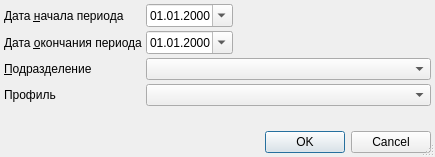
<?xml version="1.0" encoding="UTF-8"?>
<ui version="4.0">
 <class>AnaliticReportsChildrenLeavedDialog</class>
 <widget class="QDialog" name="AnaliticReportsChildrenLeavedDialog">
  <property name="windowModality">
   <enum>Qt::ApplicationModal</enum>
  </property>
  <property name="geometry">
   <rect>
    <x>0</x>
    <y>0</y>
    <width>435</width>
    <height>157</height>
   </rect>
  </property>
  <property name="windowTitle">
   <string>параметры отчёта</string>
  </property>
  <property name="sizeGripEnabled">
   <bool>true</bool>
  </property>
  <layout class="QGridLayout" name="gridLayout">
   <property name="margin">
    <number>4</number>
   </property>
   <property name="spacing">
    <number>4</number>
   </property>
   <item row="0" column="0">
    <widget class="QLabel" name="lblBegDate">
     <property name="text">
      <string>Дата &amp;начала периода</string>
     </property>
     <property name="buddy">
      <cstring>edtBegDate</cstring>
     </property>
    </widget>
   </item>
   <item row="6" column="0" colspan="4">
    <widget class="QDialogButtonBox" name="buttonBox">
     <property name="orientation">
      <enum>Qt::Horizontal</enum>
     </property>
     <property name="standardButtons">
      <set>QDialogButtonBox::Cancel|QDialogButtonBox::Ok</set>
     </property>
    </widget>
   </item>
   <item row="2" column="1" colspan="3">
    <widget class="COrgStructureComboBox" name="cmbOrgStructure"/>
   </item>
   <item row="2" column="0">
    <widget class="QLabel" name="lblOrgStructure">
     <property name="text">
      <string>&amp;Подразделение</string>
     </property>
     <property name="buddy">
      <cstring>cmbOrgStructure</cstring>
     </property>
    </widget>
   </item>
   <item row="0" column="1">
    <widget class="CDateEdit" name="edtBegDate">
     <property name="sizePolicy">
      <sizepolicy hsizetype="Maximum" vsizetype="Fixed">
       <horstretch>0</horstretch>
       <verstretch>0</verstretch>
      </sizepolicy>
     </property>
     <property name="displayFormat">
      <string>dd.MM.yyyy</string>
     </property>
     <property name="calendarPopup">
      <bool>true</bool>
     </property>
    </widget>
   </item>
   <item row="1" column="0">
    <widget class="QLabel" name="lblEndDate">
     <property name="text">
      <string>Дата &amp;окончания периода</string>
     </property>
     <property name="buddy">
      <cstring>edtEndDate</cstring>
     </property>
    </widget>
   </item>
   <item row="1" column="1">
    <widget class="CDateEdit" name="edtEndDate">
     <property name="sizePolicy">
      <sizepolicy hsizetype="Maximum" vsizetype="Fixed">
       <horstretch>0</horstretch>
       <verstretch>0</verstretch>
      </sizepolicy>
     </property>
     <property name="displayFormat">
      <string>dd.MM.yyyy</string>
     </property>
     <property name="calendarPopup">
      <bool>true</bool>
     </property>
    </widget>
   </item>
   <item row="0" column="2" colspan="2">
    <spacer>
     <property name="orientation">
      <enum>Qt::Horizontal</enum>
     </property>
     <property name="sizeHint" stdset="0">
      <size>
       <width>91</width>
       <height>20</height>
      </size>
     </property>
    </spacer>
   </item>
   <item row="1" column="2" colspan="2">
    <spacer>
     <property name="orientation">
      <enum>Qt::Horizontal</enum>
     </property>
     <property name="sizeHint" stdset="0">
      <size>
       <width>91</width>
       <height>20</height>
      </size>
     </property>
    </spacer>
   </item>
   <item row="4" column="0" colspan="2">
    <spacer>
     <property name="orientation">
      <enum>Qt::Vertical</enum>
     </property>
     <property name="sizeHint" stdset="0">
      <size>
       <width>129</width>
       <height>20</height>
      </size>
     </property>
    </spacer>
   </item>
   <item row="3" column="0">
    <widget class="QLabel" name="lblProfileBed">
     <property name="text">
      <string>Профиль</string>
     </property>
    </widget>
   </item>
   <item row="3" column="1" colspan="3">
    <widget class="CRBComboBox" name="cmbProfileBed"/>
   </item>
  </layout>
 </widget>
 <customwidgets>
  <customwidget>
   <class>COrgStructureComboBox</class>
   <extends>QComboBox</extends>
   <header>Orgs/OrgStructComboBoxes.h</header>
  </customwidget>
  <customwidget>
   <class>CRBComboBox</class>
   <extends>QComboBox</extends>
   <header>library/crbcombobox.h</header>
  </customwidget>
  <customwidget>
   <class>CDateEdit</class>
   <extends>QDateEdit</extends>
   <header>library/DateEdit</header>
  </customwidget>
 </customwidgets>
 <tabstops>
  <tabstop>edtBegDate</tabstop>
  <tabstop>edtEndDate</tabstop>
  <tabstop>cmbOrgStructure</tabstop>
  <tabstop>buttonBox</tabstop>
 </tabstops>
 <resources/>
 <connections>
  <connection>
   <sender>buttonBox</sender>
   <signal>accepted()</signal>
   <receiver>AnaliticReportsChildrenLeavedDialog</receiver>
   <slot>accept()</slot>
   <hints>
    <hint type="sourcelabel">
     <x>112</x>
     <y>177</y>
    </hint>
    <hint type="destinationlabel">
     <x>102</x>
     <y>90</y>
    </hint>
   </hints>
  </connection>
  <connection>
   <sender>buttonBox</sender>
   <signal>rejected()</signal>
   <receiver>AnaliticReportsChildrenLeavedDialog</receiver>
   <slot>reject()</slot>
   <hints>
    <hint type="sourcelabel">
     <x>225</x>
     <y>177</y>
    </hint>
    <hint type="destinationlabel">
     <x>236</x>
     <y>76</y>
    </hint>
   </hints>
  </connection>
 </connections>
</ui>
